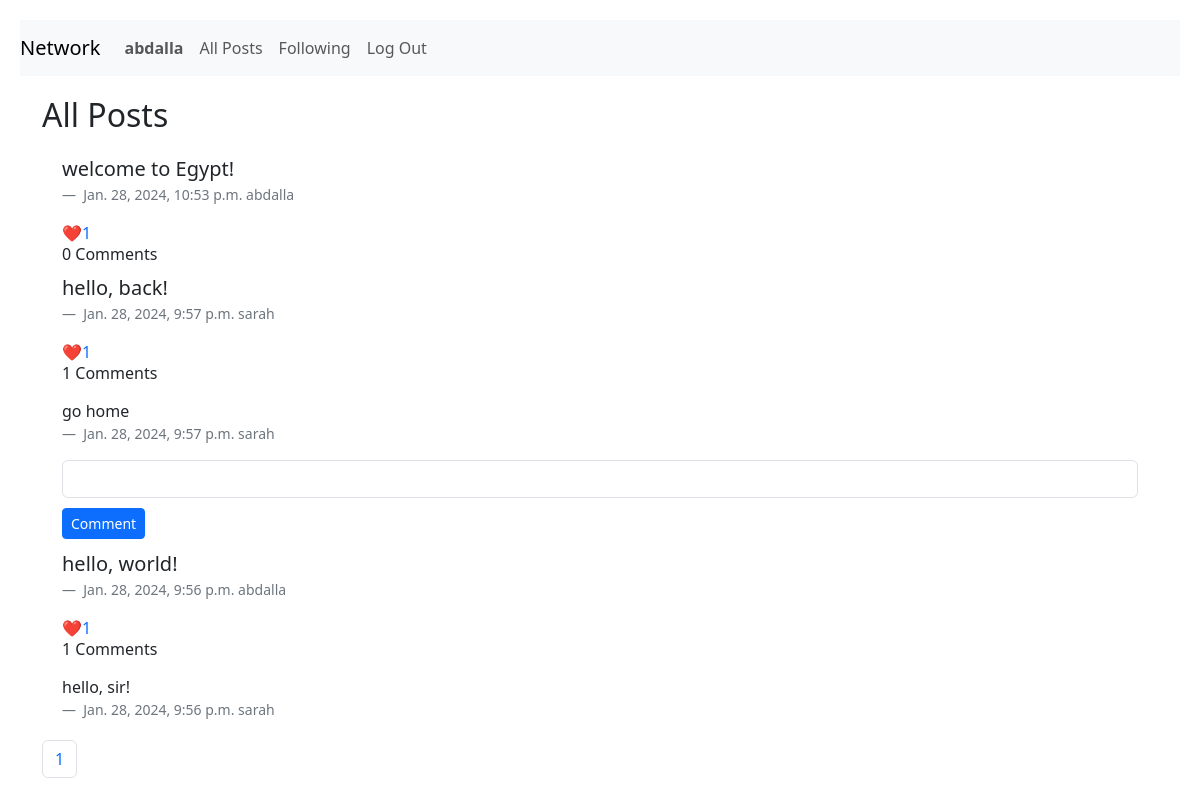
Before: /allposts (signed in) with the older database file.
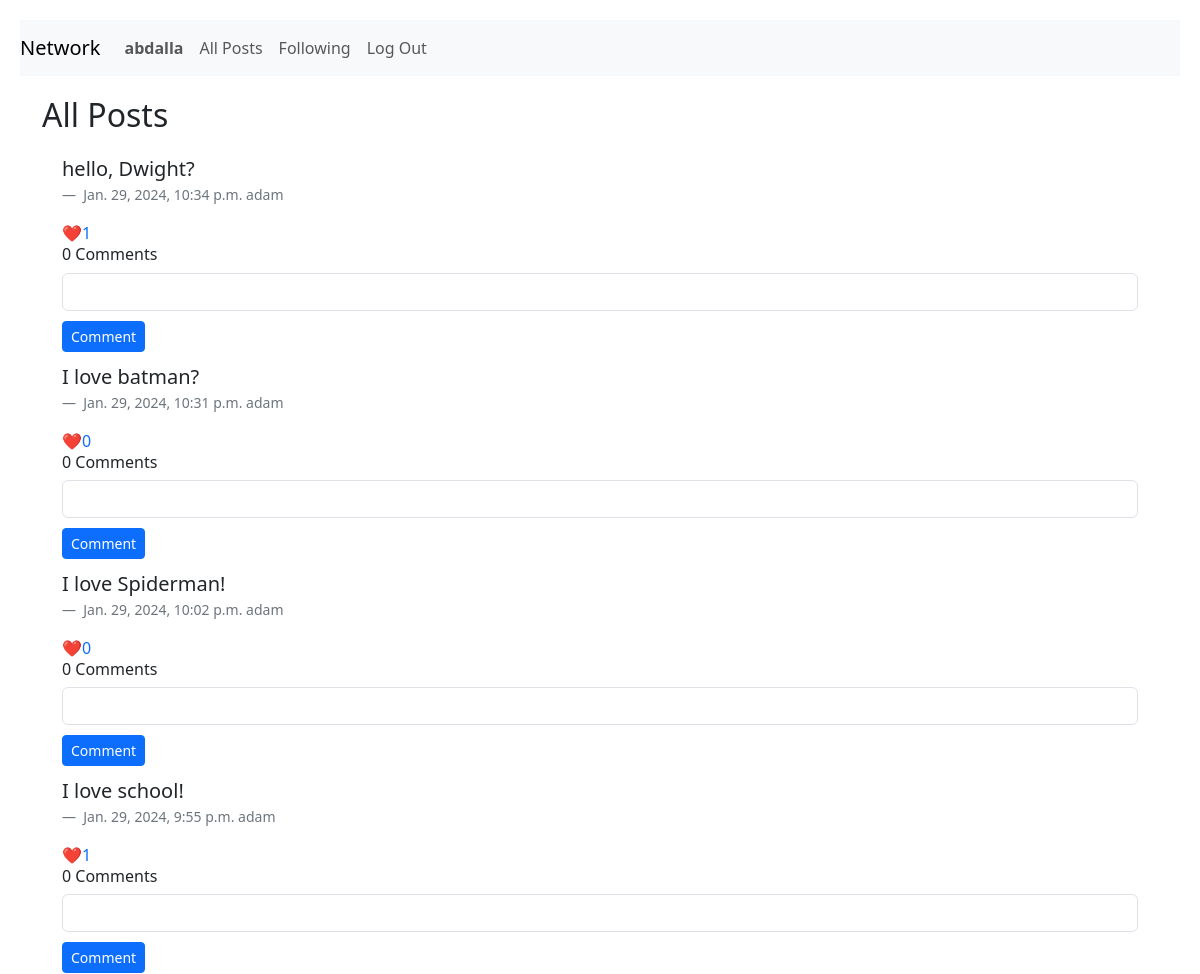
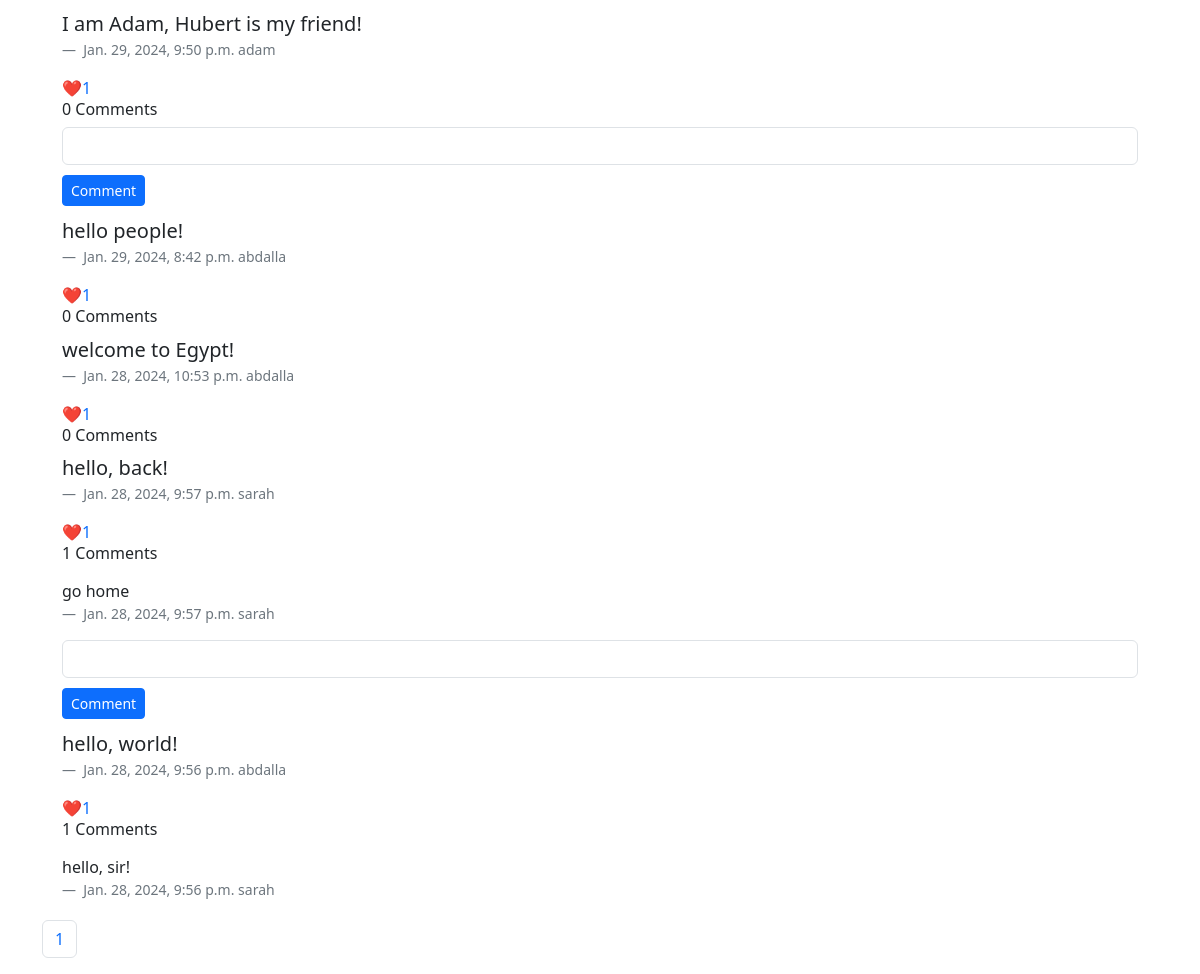
After: the same page with the newer database file (2 pictures, top to bottom).
### network/models.py (models this page shows, shortened)
class TimeStampedModel(models.Model):
    created_at = models.DateTimeField(auto_now_add=True)
    updated_at = models.DateTimeField(auto_now=True)
    class Meta:
        abstract = True

class Post(TimeStampedModel):
    created = TimeStampedModel.created_at
    body = models.CharField(max_length=300)
    user = models.ForeignKey(settings.AUTH_USER_MODEL, on_delete=models.CASCADE, null=True)
    likes = models.IntegerField(blank=True)
    reactions = models.ManyToManyField(settings.AUTH_USER_MODEL, related_name="user_reactions", symmetrical=False)

class User(AbstractUser):
    pass

class Comment(TimeStampedModel):
    comment_owner = models.ForeignKey(settings.AUTH_USER_MODEL, on_delete=models.CASCADE, null=True)
    comment_created = TimeStampedModel.created_at
    comment_body = models.CharField(max_length=300)
    post_comments = models.ForeignKey(
        Post,
        on_delete=models.CASCADE,
        related_name="comments",
        blank=True,
        null=True,
    )

### network/views.py (the view)
# urls.py: path("allposts", views.allposts, name="allposts"),
@login_required
def allposts(request):
    posts = Post.objects.order_by("-created_at")
    paginator = Paginator(posts, 10)
    page_number = request.GET.get("page")
    page_obj = paginator.get_page(page_number)
    return render(
        request,
        "network/posts.html",
        {"page_obj": page_obj,
         "paginator": paginator,
         "form": CommentForm(),
         }
    )

### network/forms.py
class CommentForm(StylishForm):
    class Meta:
        model = Comment
        fields = ["comment_body"]
        widgets = {
            "owner": forms.HiddenInput(),
        }
        labels = {
            "body": " ",
        }

### network/templates/network/posts.html (shortened to what this page needs)
{% extends "network/layout.html" %}
{% load static %}
{% block body %}
<h2>All Posts</h2>
{% if user.is_authenticated %}
<div class="comments">
    {% for post in page_obj %}
    <blockquote class="blockquote">
        {{ post.body | linebreaks }}
    </blockquote>
    <figcaption class="blockquote-footer">
        {{ post.created }}
        {{ post.user}}
    </figcaption>
    {% if post.user|stringformat:"s" != request.user.username %}
    <a id="likes" href="{% url 'like' post.id %}">❤️{{ post.likes }}</a>
    {% else %}
    <a id="mylikes" href="#">❤️{{ post.likes }}</a>
    {% endif %}
    <h6>{{ post.comments.count }} Comments</h6>
    {% for comment in post.comments.all %}
        <p class="blockquote">
            {{ comment.comment_body | linebreaks }}
        </p>
        <figcaption class="blockquote-footer">
            {{ comment.comment_created }}
            {{ comment.comment_owner}}
        </figcaption>
    {% endfor %}
    {% if post.user|stringformat:"s" != request.user.username %}
    <form action="{% url 'comment' post.id %}" , method="post">
        {% for field in form %}
        <div class="form-text">
            <div>{{ field }}</div>
        </div>
        {% endfor %}
        <input id="post-button" class="btn btn-primary btn-sm" type="submit" value="Comment" name="save">
    </form>
    {% endif %}
    {% endfor %}
</div>
{% if paginator.count > 0 %}
<nav aria-label="Page navigation example">
    <ul class="pagination">
        {% for page_number in paginator.page_range %}
        {% if page.obj.number == page_number %}
        <li class="page-item active"><a class="page-link" href="">{{ page_number }}</a></li>
        {% else %}
        <li class="page-item"><a class="page-link" href="?page={{ page_number }}">{{ page_number }}</a></li>
        {% endif %}
        {% endfor %}
    </ul>
</nav>
{% endif %}
{% endif %}
{% endblock %}

Changed rows visible on the page:
added Post: body "hello, Dwight?", created "Jan. 29, 2024, 10:34 p.m.", user "adam", likes "1", comments.count "0"
added Post: body "I love batman?", created "Jan. 29, 2024, 10:31 p.m.", user "adam", likes "0", comments.count "0"
added Post: body "I love Spiderman!", created "Jan. 29, 2024, 10:02 p.m.", user "adam", likes "0", comments.count "0"
added Post: body "I love school!", created "Jan. 29, 2024, 9:55 p.m.", user "adam", likes "1", comments.count "0"
added Post: body "I am Adam, Hubert is my friend!", created "Jan. 29, 2024, 9:50 p.m.", user "adam", likes "1", comments.count "0"
added Post: body "hello people!", created "Jan. 29, 2024, 8:42 p.m.", user "abdalla", likes "1", comments.count "0"
